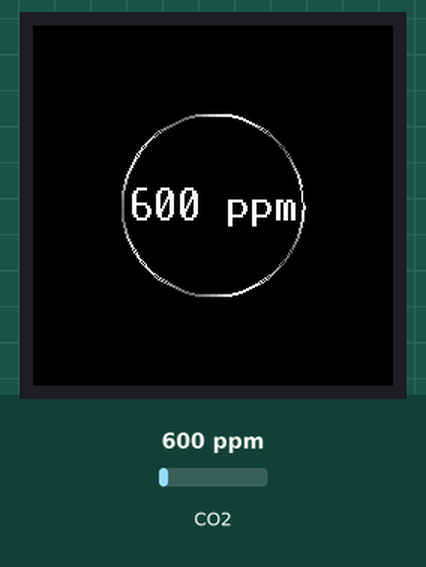
This program was run on a simulated Raspberry Pi Pico running MicroPython. Shown: 240×240 colour display. The inputs (shaded band) are chosen by the test bench; at power-on: CO2 600 ppm. Random numbers come from a fixed seed; library files of the repository ran but are not shown: gc9a01py.py, vga1_16x32.py; what the program prints to the serial console is not drawn.

Above: at 1.3 s.
At 5.5 s:
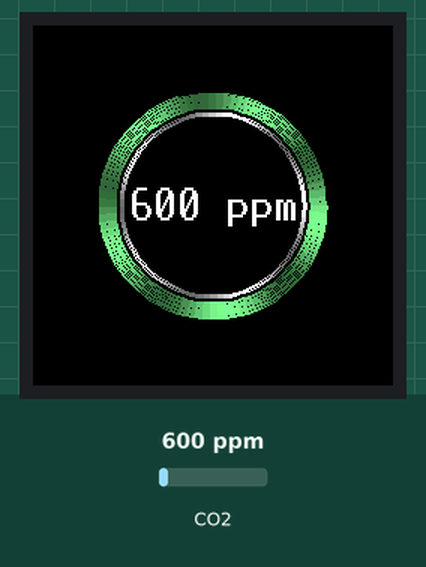
At 10.4 s:
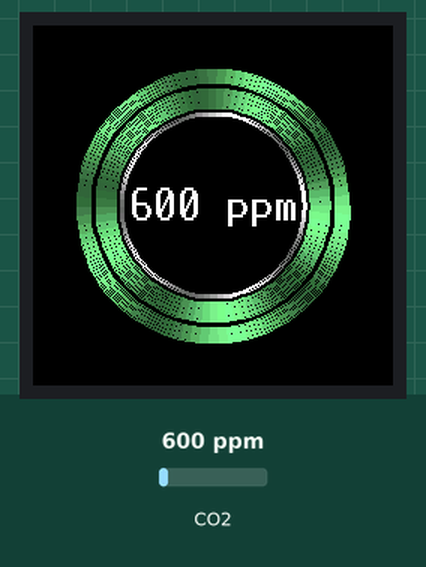
At 19.5 s:
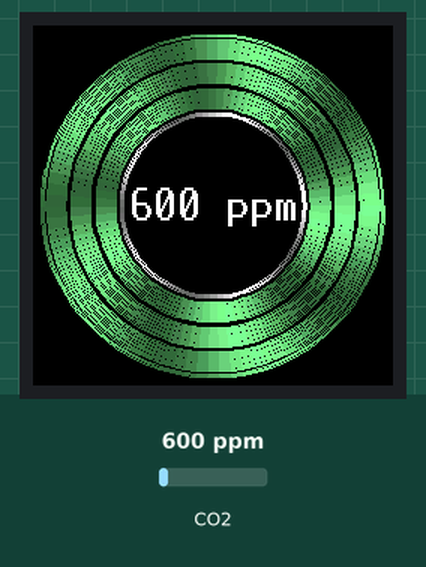
At 20.2 s:
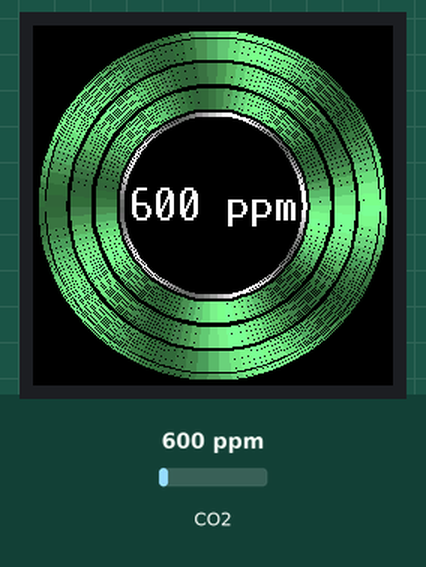
At 20.9 s:
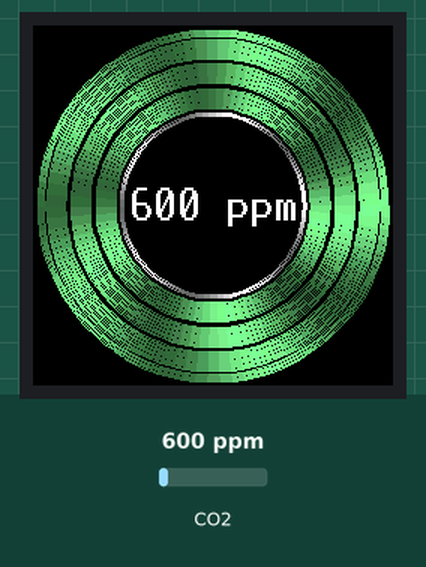

The program:

dendrocrono_display_new.py
```python
import time
import math
import random
from machine import Pin, SPI, UART
import gc9a01py
from fonts.romfonts import vga1_16x32 as font

# --- LCD setup ---
spi = SPI(1, baudrate=40000000, polarity=1, phase=1)
dc = Pin(8, Pin.OUT)
cs = Pin(9, Pin.OUT)
rst = Pin(12, Pin.OUT)
bl = Pin(13, Pin.OUT)
bl.on()
lcd = gc9a01py.GC9A01(spi, dc=dc, cs=cs, reset=rst)
lcd.fill(gc9a01py.BLACK)

# --- CO2 sensor ---
uart = UART(0, baudrate=9600, tx=Pin(0), rx=Pin(1))
cmd = b"\xFF\x01\x86\x00\x00\x00\x00\x00\x79"

# --- Colors ---
def rgb(r,g,b):
    return gc9a01py.color565(r,g,b)

GOOD_COLORS   = [(128,255,128),(128,255,255)]
MEDIUM_COLORS = [(128,128,255),(255,128,255)]
BAD_COLOR     = (255,128,128)
TEXT_COLOR    = rgb(255,255,255)

def interp_color(c1,c2,t):
    r = int(c1[0]*(1-t)+c2[0]*t)
    g = int(c1[1]*(1-t)+c2[1]*t)
    b = int(c1[2]*(1-t)+c2[2]*t)
    return (r,g,b)

# --- CO2 reading ---
def read_mhz19():
    uart.write(cmd)
    time.sleep(0.05)
    if uart.any() >= 9:
        d = uart.read(9)
        if d and len(d)==9 and d[0]==0xFF and d[1]==0x86:
            return d[2]*256 + d[3]
    return None

# --- Draw circle with color gradient (colors close to base color) ---
def draw_circle_gradient(lcd, cx, cy, radius, base_color, alpha, segments=90):
    points = []
    for i in range(segments+1):
        angle = 2*math.pi*i/segments
        r = radius
        x = int(cx + r * math.cos(angle))
        y = int(cy + r * math.sin(angle))
        points.append((x, y, angle))
    for i in range(len(points)-1):
        x0, y0, a0 = points[i]
        x1, y1, a1 = points[i+1]
        # dégradé subtil : variation légère de chaque composante
        factor = 0.7 + 0.3 * math.sin(a0*5 + alpha*2)
        color = tuple(min(int(c*factor),255) for c in base_color)
        lcd.line(x0, y0, x1, y1, rgb(*color))

# --- Parameters ---
cx, cy = 120, 120
text_radius = 60
start_radius = text_radius + 5
max_radius = 130
num_rings = 5
ring_width = 14
pulse_speed = 0.25  # plus rapide

# Anneaux
rings = []
for i in range(num_rings):
    rings.append({
        'radius': start_radius + i*ring_width,
        'phase': i * 0.5
    })

t = 0
while True:
    co2_value = read_mhz19()
    if co2_value is None:
        co2_value = 0
        txt = "No data"
    else:
        txt = "{} ppm".format(co2_value)
        print("CO2 =", co2_value, "ppm")

    lcd.fill(gc9a01py.BLACK)

    # --- Texte fixe ---
    lcd.text(font, txt, cx - len(txt)*8, cy - 16, TEXT_COLOR)

    # --- Cercle blanc autour du texte ---
    for w in range(3):
        draw_circle_gradient(lcd, cx, cy, text_radius + w, (255,255,255), 1)

    # --- Couleur selon CO2 ---
    if co2_value < 800:
        base_color = interp_color(GOOD_COLORS[0], GOOD_COLORS[1], random.random())
    elif co2_value < 1200:
        base_color = interp_color(MEDIUM_COLORS[0], MEDIUM_COLORS[1], random.random())
    else:
        base_color = BAD_COLOR

    # --- Anneaux animés avec respiration + gradient subtile ---
    for ring in rings:
        radius = ring['radius'] + math.sin(t + ring['phase'])*6
        alpha = 0.4 + 0.6*math.sin(t + ring['phase'])**2
        for w in range(ring_width):
            draw_circle_gradient(lcd, cx, cy, radius + w, base_color, alpha)
        # avancer l’anneau
        ring['radius'] += 1.0  # plus rapide
        if ring['radius'] > max_radius:
            ring['radius'] = start_radius

    t += pulse_speed
    time.sleep(0.02)  # boucle plus rapide
```

Measured:
- what the display in image 0 shows lasts 0.7 s, from 1.2 s to 1.9 s
